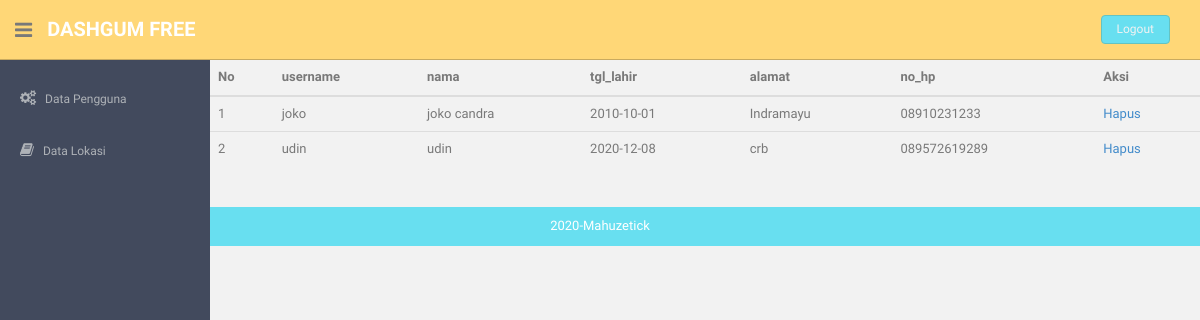
Screenshot of /admin/pengguna.php with the database file from the repository.
### tables this page shows
CREATE TABLE `user` (
  `username` varchar(50) NOT NULL,
  `nama` varchar(200) NOT NULL,
  `tgl_lahir` date NOT NULL,
  `alamat` text NOT NULL,
  `no_hp` varchar(200) NOT NULL,
  `password` varchar(200) NOT NULL
);

### admin/pengguna.php (the view, shortened to what this page needs)
<!DOCTYPE html>
<html lang="en">
  <head>
    <link href="assets/css/bootstrap.css" rel="stylesheet">
    <link href="assets/font-awesome/css/font-awesome.css" rel="stylesheet" />
    <link rel="stylesheet" type="text/css" href="assets/css/zabuto_calendar.css">
    <link rel="stylesheet" type="text/css" href="assets/js/gritter/css/jquery.gritter.css" />
    <link rel="stylesheet" type="text/css" href="assets/lineicons/style.css">
    <link href="assets/css/style.css" rel="stylesheet">
    <link href="assets/css/style-responsive.css" rel="stylesheet">
  </head>
  <body>
  <section id="container" >
      <header class="header black-bg">
              <div class="sidebar-toggle-box">
                  <div class="fa fa-bars tooltips" data-placement="right" data-original-title="Toggle Navigation"></div>
              </div>
            <a href="index.html" class="logo"><b>DASHGUM FREE</b></a>
            <div class="top-menu">
            	<ul class="nav pull-right top-menu">
                    <li><a class="logout" href="login.html">Logout</a></li>
            	</ul>
            </div>
        </header>
      <aside>
          <div id="sidebar"  class="nav-collapse ">
              <ul class="sidebar-menu" id="nav-accordion">
                  <li class="sub-menu">
                      <a href="pengguna.php" >
                          <i class="fa fa-cogs"></i>
                          <span>Data Pengguna</span>
                      </a>
                  </li>
                <li class="sub-menu">
                      <a href="lokasi.php" >
                          <i class="fa fa-book"></i>
                          <span>Data Lokasi</span>
                      </a>
                </li>
                </ul>
          </div>
      </aside>
      <section id="main-content">
          <section class="wrapper">
              <div class="row">
                <table class="table">
                    <thead>
                        <tr>
                            <th>No</th>
                            <th>username</th>
                            <th>nama</th>
                            <th>tgl_lahir</th>
                            <th>alamat</th>
                            <th>no_hp</th>
                            <th>Aksi</th>
                        </tr>
                    </thead>
                    <tbody>
                    <?php
                        include "../koneksi.php";
                        $no=1;
                        $sql = mysqli_query($koneksi,"SELECT * FROM user");
                        while ($data = mysqli_fetch_array($sql)) {
                    ?>
                        <tr>
                            <td><?= $no++ ?></td>
                            <td><?= $data['username'] ?></td>
                            <td><?= $data['nama'] ?></td>
                            <td><?= $data['tgl_lahir'] ?></td>
                            <td><?= $data['alamat'] ?></td>
                            <td><?= $data['no_hp'] ?></td>
                            <td>
                                <a href="hapus_pengguna.php?username=<?= $data['username'] ?>">Hapus</a>
                            </td>
                        </tr>
                    <?php } ?>
                    </tbody>
                </table>
              </div>
          </section>
      </section>
      <footer class="site-footer">
          <div class="text-center">
              2020-Mahuzetick
          </div>
      </footer>
  </section>
  </body>
</html>

### admin/assets/css/style.css (style rules this page uses)
body { color: #797979; background: #f2f2f2; font-family: 'Ruda', sans-serif; padding: 0px !important; margin: 0px !important; font-size:13px; }
ul li { list-style: none; }
a, a:hover, a:focus { text-decoration: none; outline: none; }
#container { width: 100%; height: 100%; }
ul.top-menu > li > .logout { color: #f2f2f2; font-size: 12px; border-radius: 4px; -webkit-border-radius: 4px; border: 1px solid #64c3c2 !important; padding: 5px 15px; margin-right: 15px; background: #68dff0; margin-top: 15px; }
#sidebar { width: 210px; height: 100%; position: fixed; background: #424a5d; }
#sidebar ul li { position: relative; }
ul.sidebar-menu , ul.sidebar-menu li ul.sub { margin: -2px 0 0; padding: 0; }
ul.sidebar-menu { margin-top: 75px; }
ul.sidebar-menu li { margin-bottom: 5px; margin-left:10px; margin-right:10px; }
ul.sidebar-menu li.sub-menu { line-height: 15px; }
ul.sidebar-menu li a span { display: inline-block; }
ul.sidebar-menu li a { color: #aeb2b7; text-decoration: none; display: block; padding: 15px 0 15px 10px; font-size: 12px; outline: none; -webkit-transition: all 0.3s ease; -moz-transition: all 0.3s ease; -o-transition: all 0.3s ease; -ms-transition: all 0.3s ease; transition: all 0.3s ease; }
ul.sidebar-menu li a i { font-size: 15px; padding-right: 6px; }
#main-content { margin-left: 210px; }
.header, .footer { min-height: 60px; padding: 0 15px; }
.header { position: fixed; left: 0; right: 0; z-index: 1002; }
.black-bg { background: #ffd777; border-bottom: 1px solid #c9aa5f; }
.wrapper { display: inline-block; margin-top: 60px; padding-left: 15px; padding-right: 15px; padding-bottom: 15px; padding-top: 0px; width: 100%; }
a.logo { font-size: 20px; color: #ffffff; float: left; margin-top: 15px; text-transform: uppercase; }
a.logo b { font-weight: 900; }
#top_menu .nav > li, ul.top-menu > li { float: left; }
ul.top-menu > li > a { color: #666666; font-size: 16px; border-radius: 4px; -webkit-border-radius: 4px; border:1px solid #666666 !important; padding: 2px 6px; margin-right: 15px; }
.sidebar-toggle-box { float: left; padding-right: 15px; margin-top: 20px; }
.sidebar-toggle-box .fa-bars { cursor: pointer; display: inline-block; font-size: 20px; }
.site-footer { background: #68dff0; color: #fff; padding: 10px 0; }

### rows the page displays
user: username "joko", nama "joko candra", tgl_lahir "2010-10-01", alamat "Indramayu", no_hp "08910231233"
user: username "udin", nama "udin", tgl_lahir "2020-12-08", alamat "crb", no_hp "089572619289"
